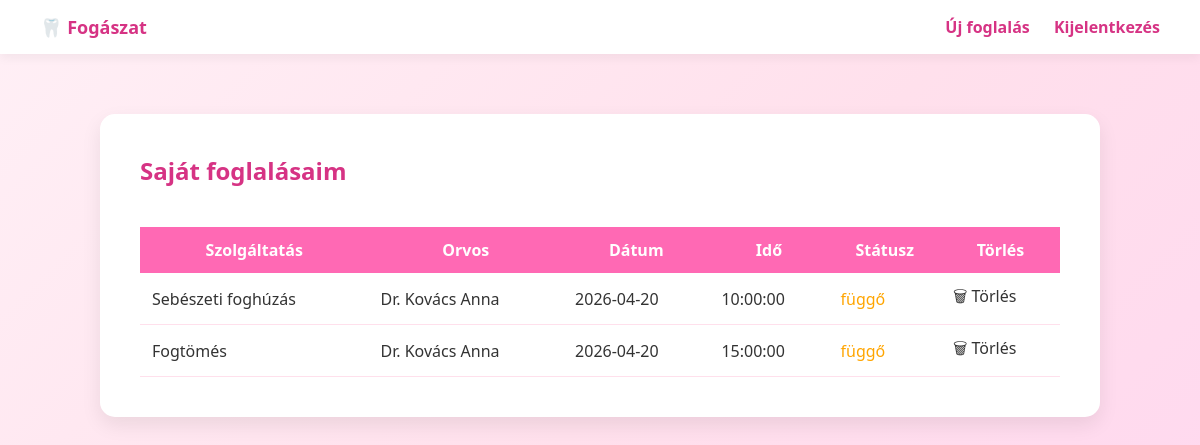
The app's page /my_appointments.php (signed in) with its own data.
### tables this page shows
CREATE TABLE `appointments` (
  `id` int(11) NOT NULL,
  `user_id` int(11) DEFAULT NULL,
  `service_id` int(11) DEFAULT NULL,
  `date` date DEFAULT NULL,
  `time` time DEFAULT NULL,
  `status` varchar(20) DEFAULT 'függő',
  `doctor_id` int(11) DEFAULT NULL
);

CREATE TABLE `services` (
  `id` int(11) NOT NULL,
  `name` varchar(100) DEFAULT NULL,
  `description` text DEFAULT NULL,
  `price` int(11) DEFAULT NULL,
  `duration` int(11) DEFAULT NULL,
  `details` text DEFAULT NULL
);

CREATE TABLE `doctors` (
  `id` int(11) NOT NULL,
  `name` varchar(100) DEFAULT NULL,
  `specialization` varchar(100) DEFAULT NULL,
  `service_id` int(11) DEFAULT NULL
);

### my_appointments.php (the view, shortened to what this page needs)
<?php
require_once "config/database.php";
$user_id = $_SESSION["user_id"];
$sql = "SELECT appointments.id, services.name, doctors.name AS doctor,
        appointments.date, appointments.time, appointments.status
        FROM appointments
        JOIN services ON appointments.service_id = services.id
        JOIN doctors ON appointments.doctor_id = doctors.id
        WHERE appointments.user_id = '$user_id'
        ORDER BY appointments.date, appointments.time";
$result = $conn->query($sql);
?>
<!DOCTYPE html>
<html>
<head>
    <link rel="stylesheet" href="style.css">
</head>
<body>
<nav class="navbar">
    <a href="dashboard.php" class="logo">🦷 Fogászat</a>
    <div>
        <a href="book.php">Új foglalás</a>
        <a href="logout.php">Kijelentkezés</a>
    </div>
</nav>
<div class="container">
    <h2>Saját foglalásaim</h2>
    <?php if ($result->num_rows > 0): ?>
    <table>
        <tr>
            <th>Szolgáltatás</th>
            <th>Orvos</th>
            <th>Dátum</th>
            <th>Idő</th>
            <th>Státusz</th>
            <th>Törlés</th>
        </tr>
        <?php while($row = $result->fetch_assoc()): ?>
        <tr>
            <td><?php echo $row["name"]; ?></td>
            <td><?php echo $row["doctor"]; ?></td>
            <td><?php echo $row["date"]; ?></td>
            <td><?php echo $row["time"]; ?></td>
            <td>
                <?php
                if ($row["status"] == "elfogadva") {
                    echo "<span style='color:green;'> elfogadva</span>";
                } elseif ($row["status"] == "elutasítva") {
                    echo "<span style='color:red;'> elutasítva</span>";
                } else {
                    echo "<span style='color:orange;'> függő</span>";
                }
                ?>
            </td>
            <td>
                <a href="delete.php?id=<?php echo $row["id"]; ?>"
                   onclick="return confirm('Biztos törlöd ezt a foglalást?')">
                   🗑 Törlés
                </a>
            </td>
        </tr>
        <?php endwhile; ?>
    </table>
    <?php else: ?>
        <p>Nincs még foglalásod. <a href="book.php">Foglalj időpontot!</a></p>
    <?php endif; ?>
</div>
</body>
</html>

### style.css (style rules this page uses)
* { margin: 0; padding: 0; box-sizing: border-box; }
body { font-family: 'Segoe UI', Tahoma, Geneva, Verdana, sans-serif; background: linear-gradient(135deg, #fff0f6, #ffe0ec, #ffd6f0); background-attachment: fixed; color: #333; min-height: 100vh; }
.container { width: 100%; max-width: 1000px; margin: 60px auto; background: white; padding: 40px; border-radius: 15px; box-shadow: 0 8px 20px rgba(0,0,0,0.08); display: flex; flex-direction: column; animation: fadeIn 0.4s ease-in-out; }
h1, h2, h3 { color: #d63384; margin-bottom: 20px; }
.navbar { background-color: white; padding: 15px 30px; box-shadow: 0 4px 10px rgba(0,0,0,0.05); display: flex; justify-content: space-between; align-items: center; }
.logo { text-decoration: none; font-weight: bold; color: #d63384; font-size: 18px; }
.navbar a { color: #d63384; margin: 0 10px; font-weight: bold; text-decoration: none; }
table { width: 100%; border-collapse: collapse; margin-top: 20px; }
th { background-color: #ff69b4; color: white; padding: 12px; }
td { padding: 12px; border-bottom: 1px solid #ffe0ec; }
a { text-decoration: none; color: inherit; }

### records on screen
appointments: service.name "Sebészeti foghúzás", doctor.name "Dr. Kovács Anna", date "2026-04-20", time "10:00:00", status "függő"
appointments: service.name "Fogtömés", doctor.name "Dr. Kovács Anna", date "2026-04-20", time "15:00:00", status "függő"
